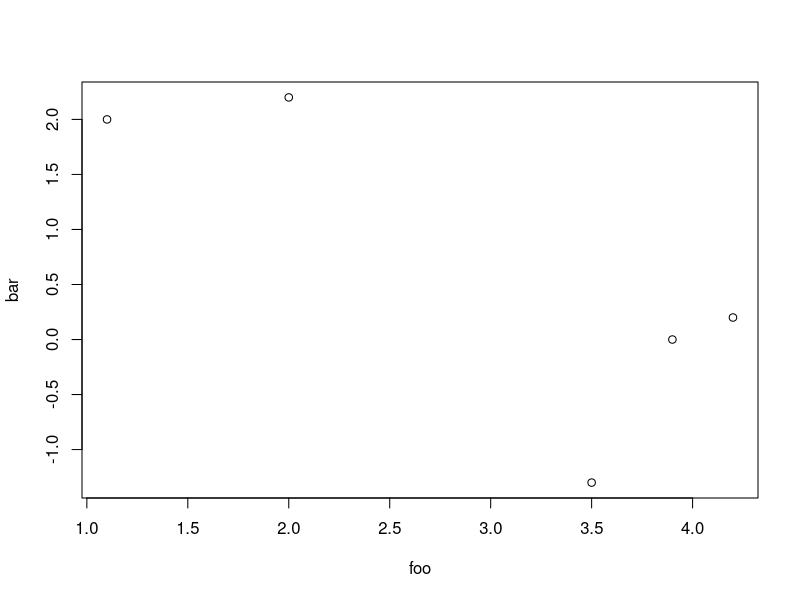
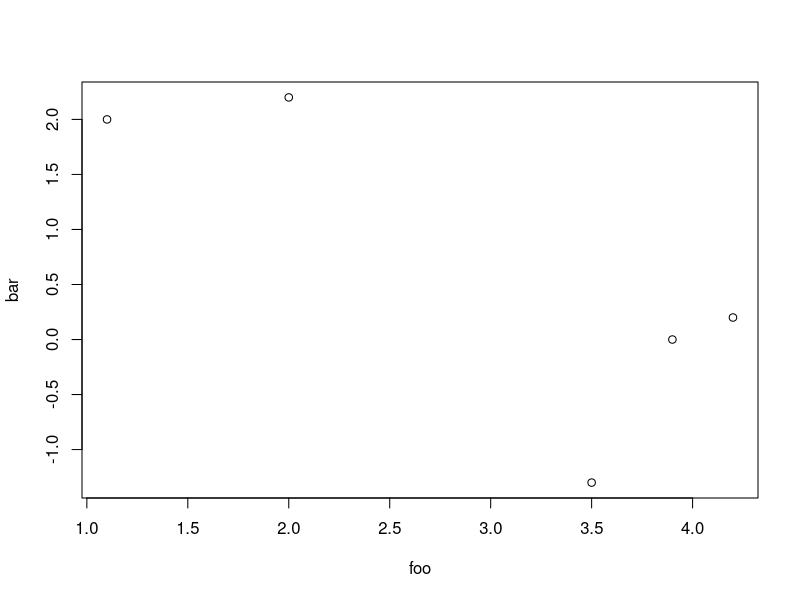
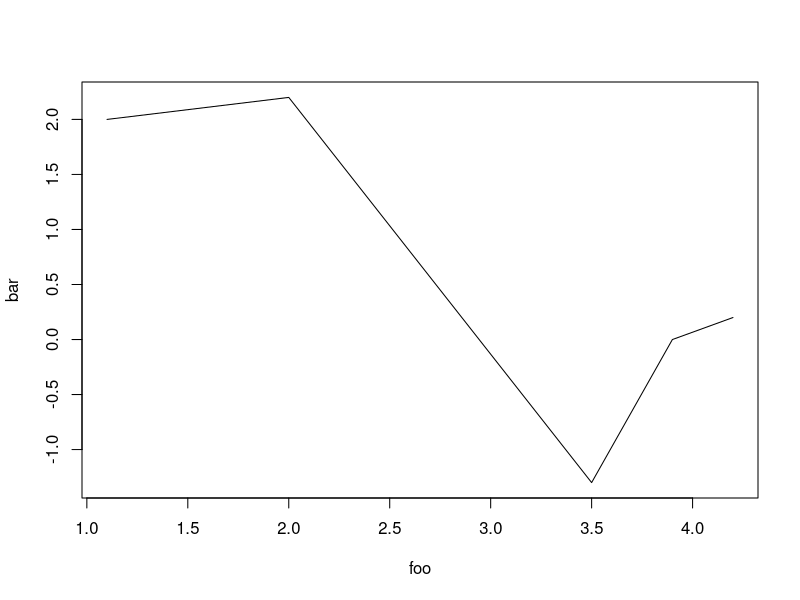
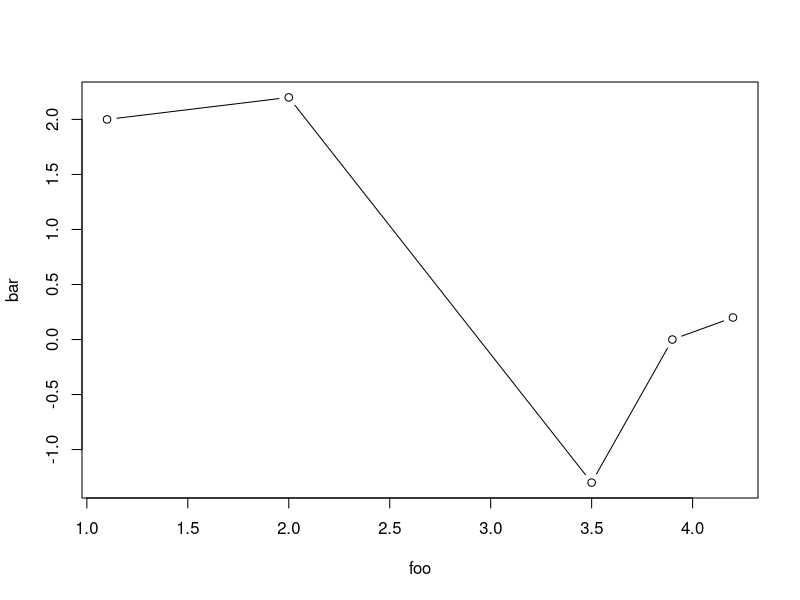
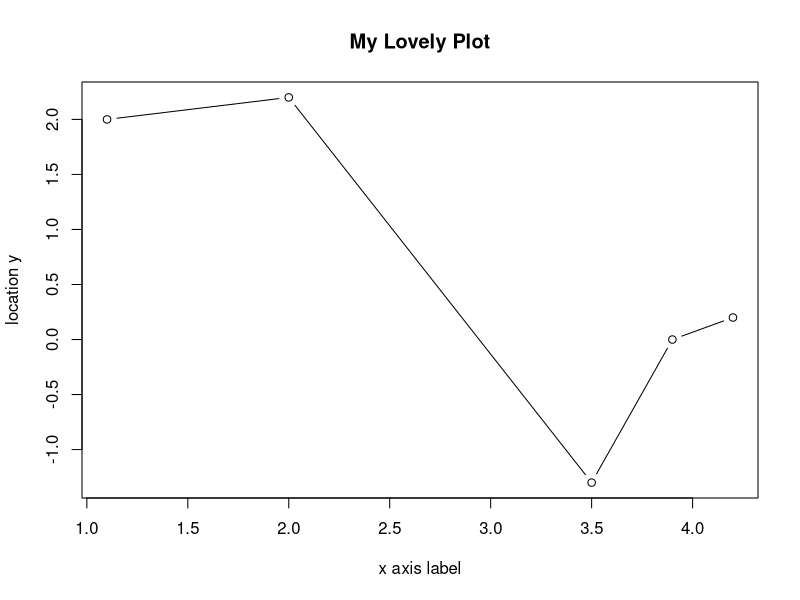
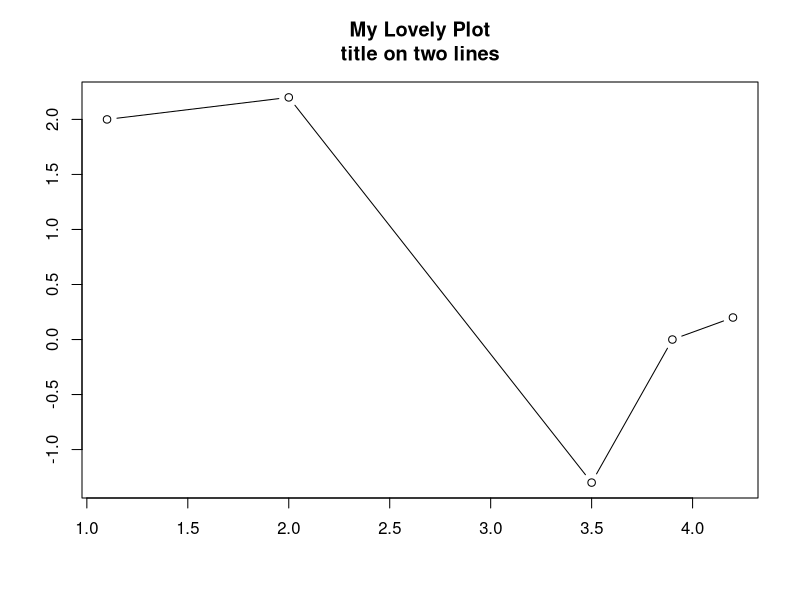
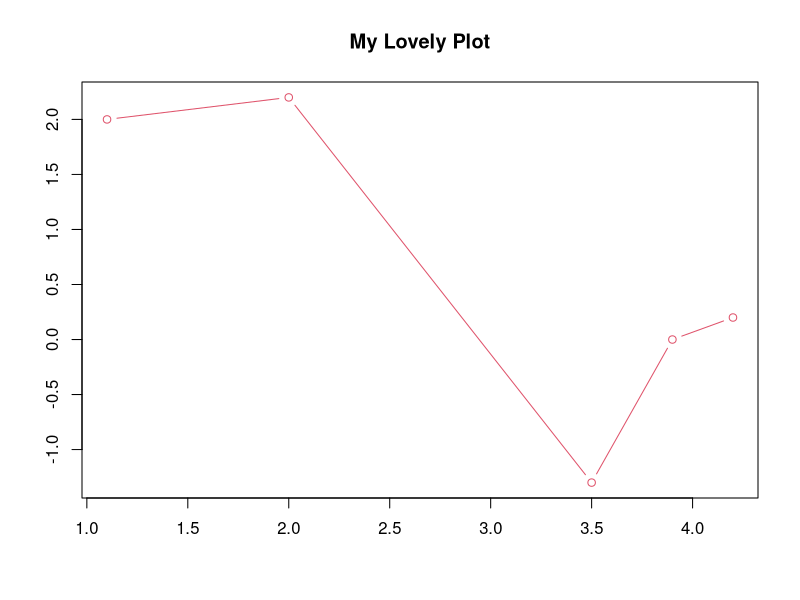
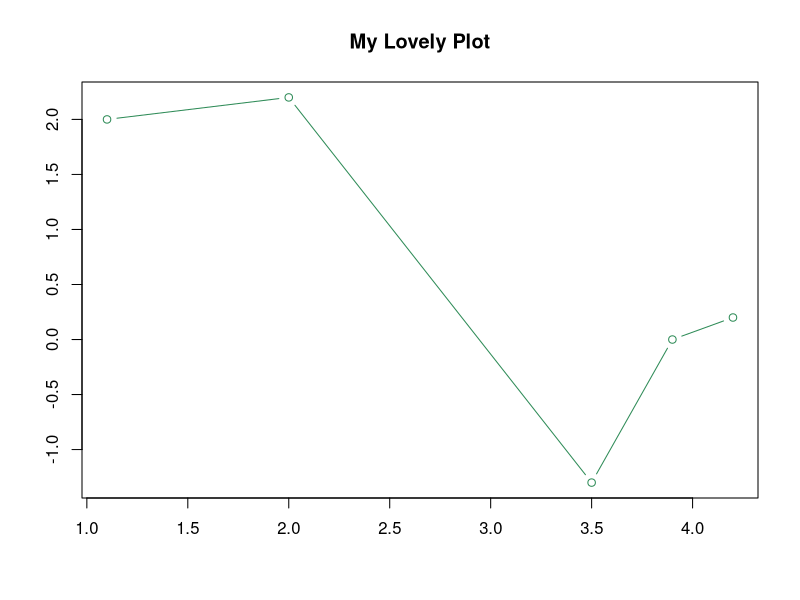

Write R code to recreate these figures, in order.
#Example of a basic plot
foo <- c(1.1, 2, 3.5, 3.9, 4.2)
bar <- c(2, 2.2, -1.3, 0, 0.2)
plot(foo,bar)

#Plot a basic plot with a named matrix
baz <- cbind(foo, bar)
plot(baz)

#Automatic plot types
plot(foo, bar, type = "l") #Line
plot(foo, bar, type = "b") #Line with points

#Title and axis labels
plot(
  foo, bar, 
  type = "b", main = "My Lovely Plot", 
  xlab = "x axis label", ylab = "location y"
)
plot(
  foo, bar, 
  type = "b", main = "My Lovely Plot\ntitle on two lines", 
  xlab = "", ylab = ""  
)

#Color
plot(
  foo, bar,
  type = 'b', main = "My Lovely Plot",
  xlab = "", ylab = "", col = 2
) #Turn the plot red

plot(
  foo, bar,
  type = 'b', main = "My Lovely Plot",
  xlab = "", ylab = "", col = "seagreen4"
) 

#Line and Point appearances
plot(
  foo, bar,
  type = "b", main = "My Lovely Plot",
  xlab = "", ylab = "",
  col = 4, pch = 8,
  lty = 2, cex = 2.3,
  lwd = 3.3
)

plot(
  foo, bar,
  type = "b", main = "My Lovely Plot",
  xlab = "", ylab = "",
  col = 6, pch = 15,
  lty = 3, cex = 0.7,
  lwd = 2
)

#Build plot with lines, text, and legend
x <- 1:20
y <- c(-1.49,3.37,2.59,-2.78,-3.94,-0.92,6.43,8.51,3.41,-8.23,
  -12.01,-6.58,2.87,14.12,9.63,-4.58,-14.78,-13.00, -8.30, -2.50)
plot(x, y, type = "n", main="")
abline(h = c(-5, 5), col = "red", lty = 2, lwd = 2)
segments(
  x0 = c(5, 15), y0 = c(-5, -5), 
  x1 = c(5, 15), y1 = c(5, 5), 
  col = "red", lty = 2, 
  lwd = 2
)
points(x[y > 5], y[y > 5], pch = 4, col = "darkmagenta", cex = 2)
points(x[y < -5], y[y < -5], pch = 3, col = "darkgreen", cex = 2)
points(x[(x>=5&x<=15)&(y>-5&y<5)], y[(x>=5&x<=15)&(y>-5&y<5)], pch = 19, col = "blue")
points(x[(x<5|x>15)&(y>-5&y<5)],y[(x<5|x>15)&(y>-5&y<5)])
lines(x, y, lty = 4)
arrows(x0 = 8, y0 = 14, x1 = 11, y1 = 2.5)
text(x = 8, y = 14, labels = "sweet spot")
